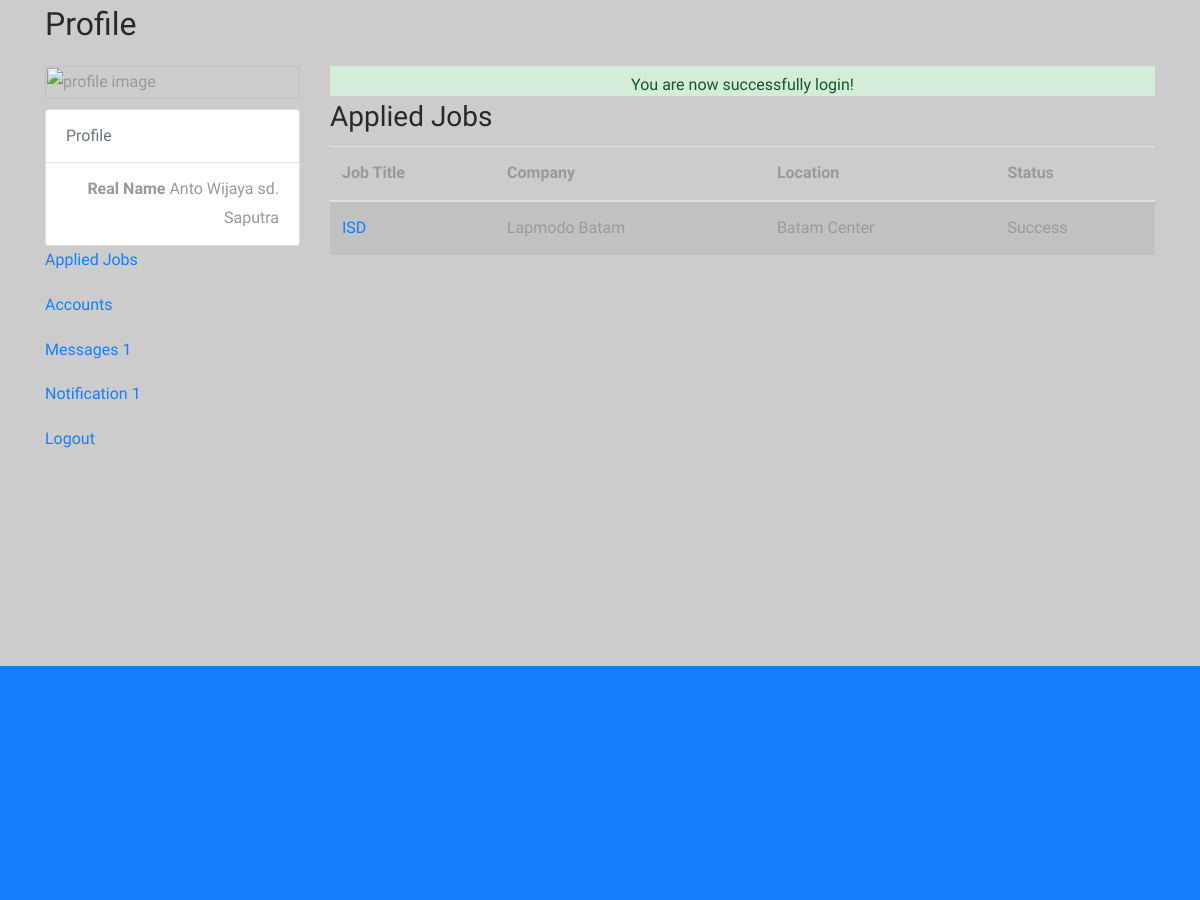
/applicant/index.php (signed in, middle part), run on an earlier commit of the app's database.
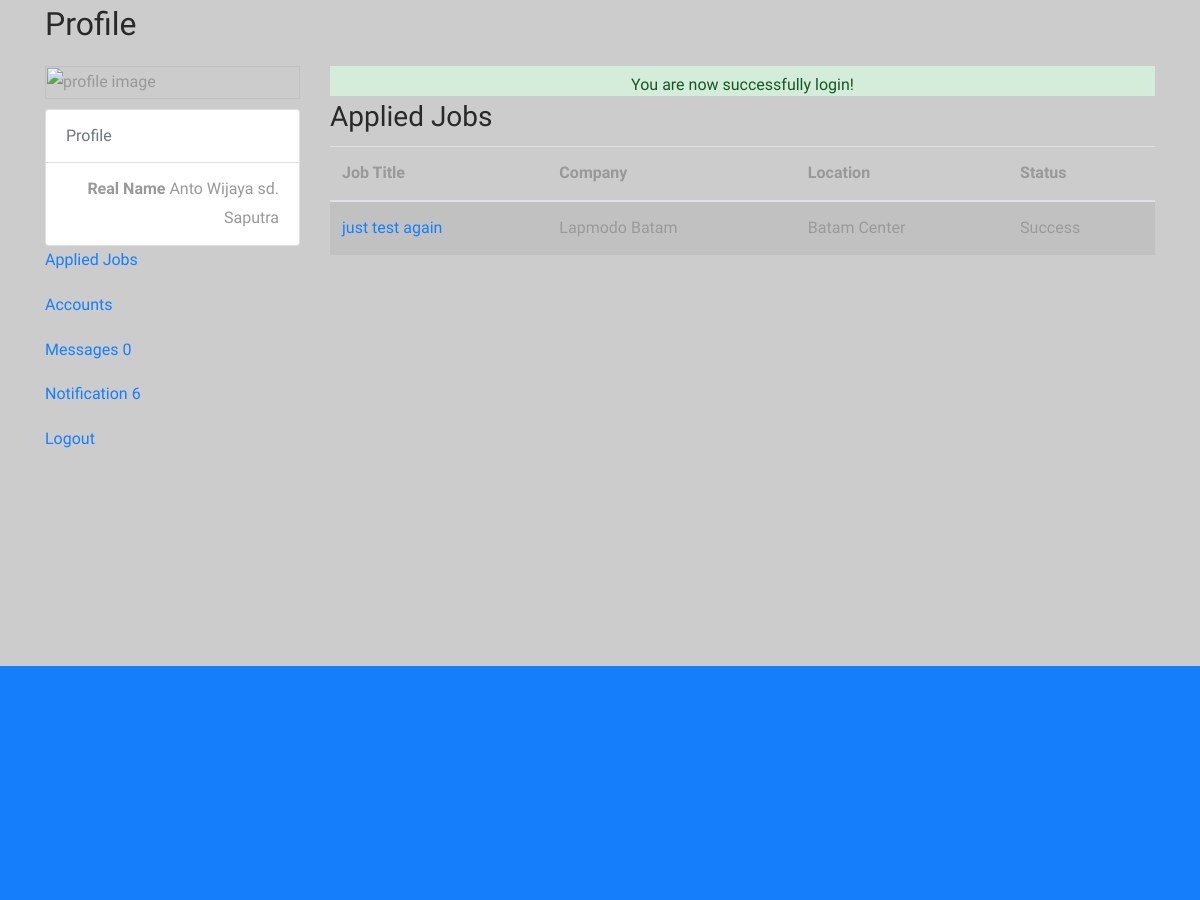
And on a later commit of the database.
### tables this page shows
CREATE TABLE `tbljobregistration` (
  `REGISTRATIONID` int(11) NOT NULL,
  `COMPANYID` int(11) NOT NULL,
  `JOBID` int(11) NOT NULL,
  `APPLICANTID` int(11) NOT NULL,
  `APPLICANT` varchar(90) NOT NULL,
  `REGISTRATIONDATE` date NOT NULL,
  `REMARKS` varchar(255) NOT NULL DEFAULT 'Pending',
  `FILEID` int(11) NOT NULL,
  `PENDINGAPPLICATION` tinyint(1) NOT NULL DEFAULT 1,
  `HVIEW` tinyint(1) NOT NULL DEFAULT 1,
  `DATETIMEAPPROVED` datetime NOT NULL
);

CREATE TABLE `tbljob` (
  `JOBID` int(11) NOT NULL,
  `COMPANYID` int(11) NOT NULL,
  `CATEGORY` varchar(90) NOT NULL,
  `OCCUPATIONTITLE` varchar(90) NOT NULL,
  `REQ_NO_EMPLOYEES` int(11) NOT NULL,
  `SALARIES` double NOT NULL,
  `DURATION_EMPLOYEMENT` varchar(90) NOT NULL,
  `QUALIFICATION_WORKEXPERIENCE` text NOT NULL,
  `JOBDESCRIPTION` text NOT NULL,
  `PREFEREDSEX` varchar(30) NOT NULL,
  `SECTOR_VACANCY` text NOT NULL,
  `JOBSTATUS` varchar(90) NOT NULL,
  `DATEPOSTED` datetime NOT NULL,
  `PROGRESS_DETAIL` text NOT NULL
);

CREATE TABLE `tblcompany` (
  `COMPANYID` int(11) NOT NULL,
  `COMPANYNAME` varchar(90) NOT NULL,
  `COMPANYUSERNAME` varchar(90) NOT NULL,
  `COMPANYPASSWORD` varchar(90) NOT NULL,
  `COMPANYADDRESS` varchar(90) NOT NULL,
  `COMPANYCONTACTNO` varchar(30) NOT NULL,
  `COMPANYSTATUS` varchar(90) NOT NULL,
  `COMPANYMISSION` text NOT NULL,
  `COMPANYLOGO` varchar(255) NOT NULL
);

### applicant/index.php (called while the page is built, shortened)
<?php
require_once("../include/initialize.php");
require_once("../theme/templates.php");
?>

### include/database.php (called while the page is built, shortened)
<?php
class Database {
	var $query = '';
	public $conn;
	public function open_connection() {
		try {
		$this->conn = new PDO("mysql:host=".server.";dbname=".database_name. "", user,pass);
		$this->conn->setAttribute(PDO::ATTR_ERRMODE, PDO::ERRMODE_EXCEPTION);
		}catch(PDOException $e){
			echo "Problem in database connection! Contact administrator!". $e->getMessage();
		}
	}
	function setQuery($sql='') {
		try {
		   $this->sql_string=$sql;
			$this->query = $this->conn->prepare($this->sql_string);
			$this->query->execute();
		  } catch (PDOException $e) {
		    echo "Failed to get query handle: " . $e->getMessage() . "\n";
		    exit;
		  }
	}
	function loadResultList() {
		$results = $this->query->fetchAll(PDO::FETCH_OBJ);
		return $results;
	}
	function loadSingleResult() {
		$results = $this->query->fetch(PDO::FETCH_OBJ);
		return $results;
	}
}
$mydb = new Database();
?>

### include/applicant.php (called while the page is built, shortened)
<?php
require_once(LIB_PATH.DS.'database.php');
class Applicants {
	protected static  $tblname = "tblapplicants";
	function single_applicant($id=""){
			global $mydb;
			$mydb->setQuery("SELECT * FROM ".self::$tblname."
				Where APPLICANTID= '{$id}' LIMIT 1");
			$cur = $mydb->loadSingleResult();
			return $cur;
	}
}
?>

### applicant/profile.php (the view, shortened to what the changed rows need)
<?php
    $view = isset($_GET['view']) ? $_GET['view'] :"";
  ?>
<section id="inner-headline">
  <div class="container">
      <div class="row">
          <div class="col-lg-12">
              <h2 class="pageTitle">Profile</h2>
          </div>
      </div>
  </div>
</section>
<div class="container" style="margin-top: 10px;min-height: 600px;">
    <div class="row">
        <div class="col-sm-3">
           <div class="panel panel-default">
          <div class="box box-solid">
            <div class="box-body no-padding">
                <p class="<?php echo ($view=='message') ? 'active': '';?>"><a href="<?php echo web_root.'applicant/index.php?view=message'; ?>"><i class="fa fa-envelope-o"></i> Messages
                  <span class="label label-success pull-right"><?php echo isset($showMsg->COUNT) ? $showMsg->COUNT : 0;?></span></a></p>
                   <p class="<?php echo ($view=='notification') ? 'active': '';?>"><a href="<?php echo web_root.'applicant/index.php?view=notification'; ?>"><i class="fa fa-bell-o"></i> Notification
                  <span class="label label-success pull-right"><?php echo $notif; ?></span></a></p>
            </div>
          </div>
          </div>
        </div>
        <div class="col-sm-9">
<?php
    switch ($view) {
      default:
        require_once("appliedjobs.php");
        break;
    }
?>
        </div>
    </div>
  </div>

### applicant/appliedjobs.php (shortened to what the changed rows need)
<div class="content-wrapper">
  <section class="content">
    <div class="row">
      <?php if (!isset($_GET['p'])) {  ?>
      <div class="col-md-12">
        <div class="box box-primary">
          <div class="box-body no-padding">
            <div class="table-responsive mailbox-messages">
              <table id="dash-table" class="table table-hover table-striped">
                <thead>
                  <tr>
                    <th>Job Title</th>
                    <th>Company</th>
                    <th>Location</th>
                    <th>Status</th>
                  </tr>
                </thead>
                <tbody>
                  <?php
                    $sql="SELECT * FROM `tblcompany` c,`tbljobregistration` r, `tbljob` j WHERE c.`COMPANYID`=r.`COMPANYID` AND r.`JOBID`=j.`JOBID`";
                    $mydb->setQuery($sql);
                    $cur = $mydb->loadResultList();
                    foreach ($cur as $result) {
                        echo '<tr>';
                        echo '<td class="mailbox-star"><a href="index.php?view=appliedjobs&p=job&id='.$result->REGISTRATIONID.'"><i class="fa fa-pencil-o text-yellow"></i> '.$result->OCCUPATIONTITLE.'</a></td>';
                        echo '<td class="mailbox-attachment">'.$result->COMPANYNAME.'</td>';
                        echo '<td class="mailbox-attachment">'.$result->COMPANYADDRESS.'</td>';
                        echo '<td class="mailbox-attachment">'.$result->REMARKS.'</td>';
                        echo '</tr>';
                    }
                  ?>
                </tbody>
              </table>
            </div>
          </div>
        </div>
      </div>
      <?php }else{
        require_once ("viewjob.php");
      } ?>
    </div>
  </section>
</div>

What changed in the data, as far as the page shows it:
removed tbljobregistration: JOBID.OCCUPATIONTITLE "ISD", COMPANYID.COMPANYNAME "Lapmodo Batam", COMPANYID.COMPANYADDRESS "Batam Center", REMARKS "Success"
added tbljobregistration: JOBID.OCCUPATIONTITLE "just test again", COMPANYID.COMPANYNAME "Lapmodo Batam", COMPANYID.COMPANYADDRESS "Batam Center", REMARKS "Success"
Also different on the page:
$showMsg->COUNT: "1" → "0"
$notif: "1" → "6"
